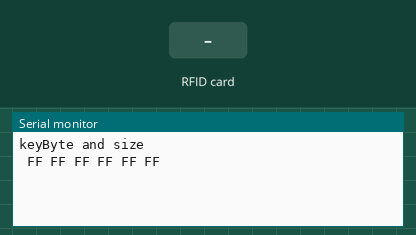
A sketch run on a simulated Arduino Uno, built with avr-gcc and run on an emulated ATmega328P. Parts: the last lines printed to the serial monitor. Inputs (shaded band) come from the test bench.

Above: at 1.2 s.
1.3 s: RFID card 5E 7A 19 C4 held to the reader
At 1.9 s:
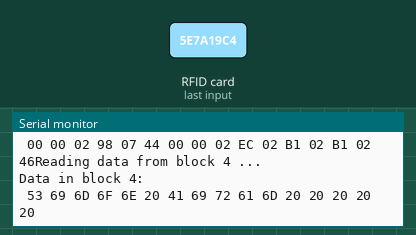
2.8 s: RFID card 5E 7A 19 C4 held to the reader
At 2.93 s:
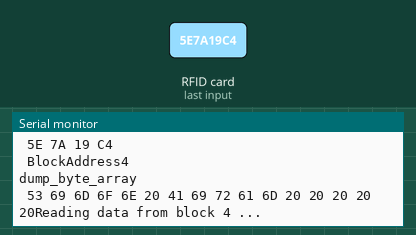

Measured:
- after the input at 1.3 s, the serial monitor: prints a new line at once (image 1)
- after the input at 2.8 s, the serial monitor: prints a new line at once (image 2)

The sketch:

Write_test.ino
```cpp
#include <SPI.h>
#include <MFRC522.h>

#define RST_PIN         9           // Configurable, see typical pin layout above
#define SS_PIN          10          // Configurable, see typical pin layout above

MFRC522 mfrc522(SS_PIN, RST_PIN);   // Create MFRC522 instance.

MFRC522::MIFARE_Key key;


void setup() {
  // put your setup code here, to run once:
  Serial.begin(9600); // Initialize serial communications with the PC
  while (!Serial);    // Do nothing if no serial port is opened (added for Arduinos based on ATMEGA32U4)
  SPI.begin();        // Init SPI bus
  mfrc522.PCD_Init(); // Init MFRC522 card
  for (byte i = 0; i < 6; i++) {
        key.keyByte[i] = 0xFF;
    }
    Serial.println("\nkeyByte and size");
    dump_byte_array(key.keyByte, MFRC522::MF_KEY_SIZE);


}

void loop() {
  // put your main code here, to run repeatedly:

  if ( ! mfrc522.PICC_IsNewCardPresent())
        return;

    // Select one of the cards
    if ( ! mfrc522.PICC_ReadCardSerial())
        return;


  dump_byte_array(mfrc522.uid.uidByte, mfrc522.uid.size);
  byte sector         = 1;
    byte blockAddr      = 4;
    /*byte dataBlock[]    = {
        0x01, 0x02, 0x03, 0x04, //  1,  2,   3,  4,
        0x05, 0x06, 0x07, 0x08, //  5,  6,   7,  8,
        0x09, 0x0a, 0xff, 0x0b, //  9, 10, 255, 11,
        0x0c, 0x0d, 0x0e, 0x0f  // 12, 13, 14, 15
    };*/

    byte dataBlock[] = {
      'S', 'i', 'm', 'o',
      'n', ' ', 'A', 'i',
      'r', 'a', 'm', ' ',
      ' ', ' ', ' ', ' '
    };
    byte trailerBlock   = 7;

    Serial.print("\n BlockAddress");
    Serial.print(blockAddr);
    MFRC522::StatusCode status;
    byte buffer[18];
    byte size = sizeof(buffer);

    MFRC522::PICC_Type piccType = mfrc522.PICC_GetType(mfrc522.uid.sak);
  status = (MFRC522::StatusCode) mfrc522.PCD_Authenticate(MFRC522::PICC_CMD_MF_AUTH_KEY_A, trailerBlock, &key, &(mfrc522.uid));
    if (status != MFRC522::STATUS_OK) {
        Serial.print(F("PCD_Authenticate() failed: "));
        Serial.println(mfrc522.GetStatusCodeName(status));
        return;
    }
  status = (MFRC522::StatusCode) mfrc522.MIFARE_Write(blockAddr, dataBlock, 16);
    if (status != MFRC522::STATUS_OK) {
        Serial.print(F("MIFARE_Write() failed: "));
        Serial.println(mfrc522.GetStatusCodeName(status));
    }
    Serial.println("\ndump_byte_array");
    dump_byte_array(buffer, 16);
    mfrc522.PICC_DumpToSerial(&(mfrc522.uid));

    Serial.print(F("Reading data from block ")); Serial.print(blockAddr);
    Serial.println(F(" ..."));
    status = (MFRC522::StatusCode) mfrc522.MIFARE_Read(blockAddr, buffer, &size);

    Serial.print(F("Data in block ")); Serial.print(blockAddr); Serial.println(F(":"));
    dump_byte_array(buffer, 16); Serial.println();


}

void dump_byte_array(byte *buffer, byte bufferSize) {
    for (byte i = 0; i < bufferSize; i++) {
        Serial.print(buffer[i] < 0x10 ? " 0" : " ");
        Serial.print(buffer[i], HEX);

    }
}
```
